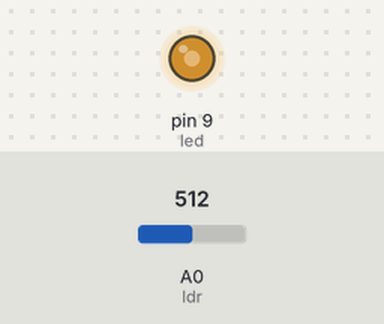
A sketch run on a simulated Arduino Uno, built with avr-gcc and run on an emulated ATmega328P. Parts: output pins drawn as LEDs (lit = HIGH). The inputs (shaded band) are chosen by the test bench; at power-on: A0 (ldr) = 512.

Above: at 1.2 s.
1.3 s: A0 (ldr) set to 716
At 1.9 s:
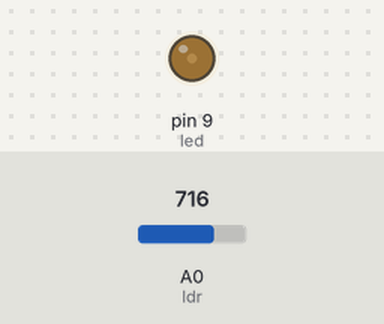
2.8 s: A0 (ldr) set to 900
At 4.2 s:
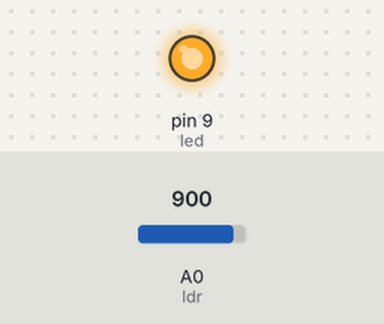
Timing chart, 0 to 5.8 s (numbered marks = the images above; inputs shaded):
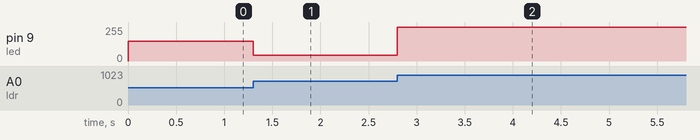

The sketch:

leitura_sensor_ldr_acende_led_lentamente_variavel.ino
```cpp
int led = 9;

void setup() {
  pinMode(led, OUTPUT);

}
void ldr () {
  int leitura = analogRead(A0);
  int pwm = map(leitura, 300, 800, 255, 0);
  analogWrite(led, pwm);

}

void loop() {
  ldr();

}
```

Measured:
- after the input at 1.3 s, pin 9 (led): 147/255 → 43/255 at once
- after the input at 2.8 s, pin 9 (led): 43/255 → 255/255 at once
